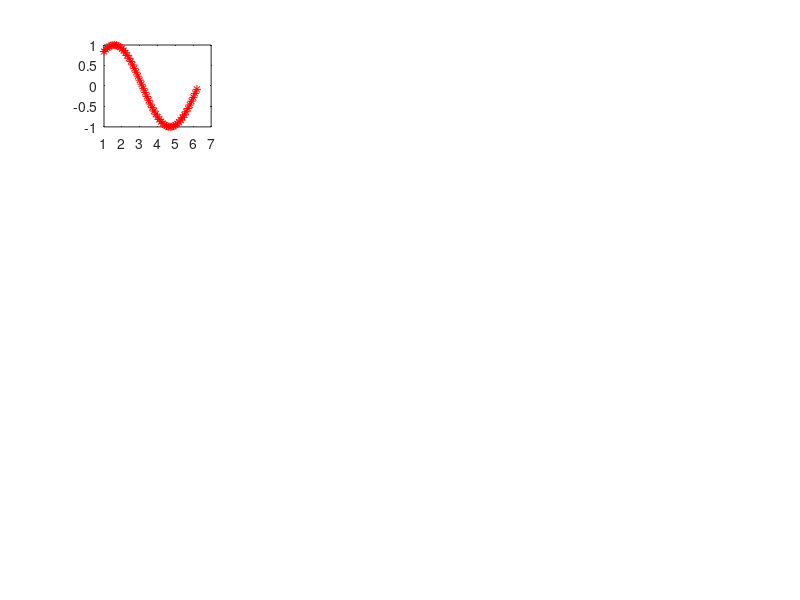

This figure's MATLAB source: (Note: this script raises an error after producing the figure.)
function [ out ] = sub16()
%UNTITLED5 Summary of this function goes here
%   Detailed explanation goes here
x=1:0.1:2*pi;
col={'r','g','b','c','m','y','k','w'};
len1=length(col);
out=0;

for k=1:16
    y=sin(k*x);
    colInd=randi([1 len1],1);
    colVal=col{colInd};
    plotSett=['-' colVal '*'];
    subplot(4,4,k)
    plot(x,y,plotSett)
  ylim([-min(y)*1.25 max(y)*1.25])
    
    xlim([-min(x)*1.25 max(x)*1.25])
end
 
% R G B K Cyan Magenta Yellow blacK White

end

